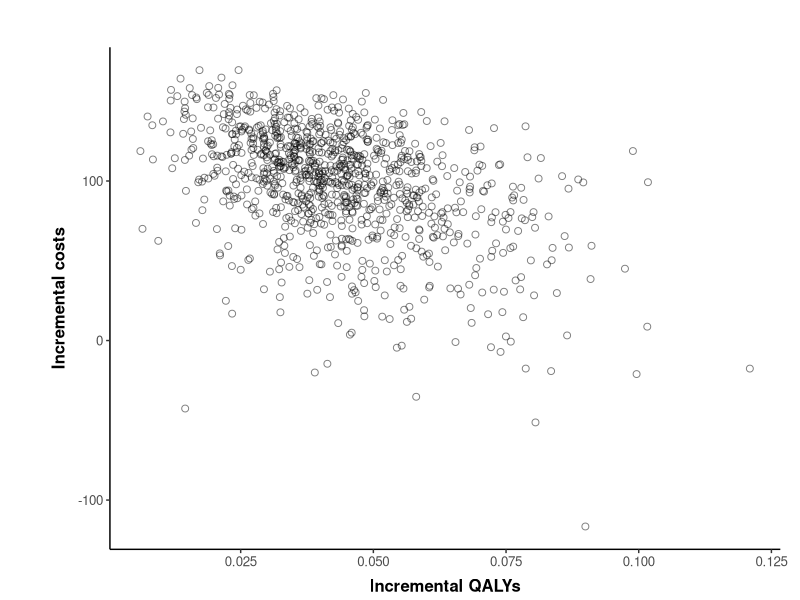
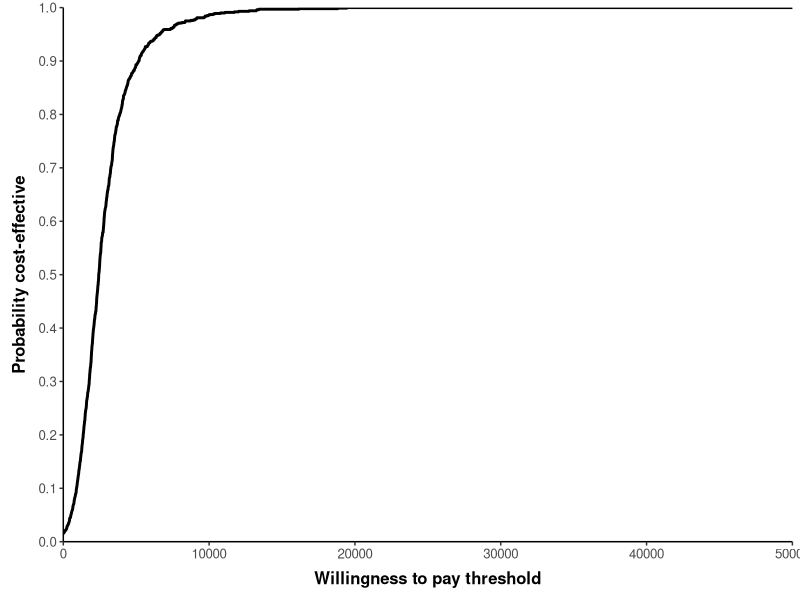
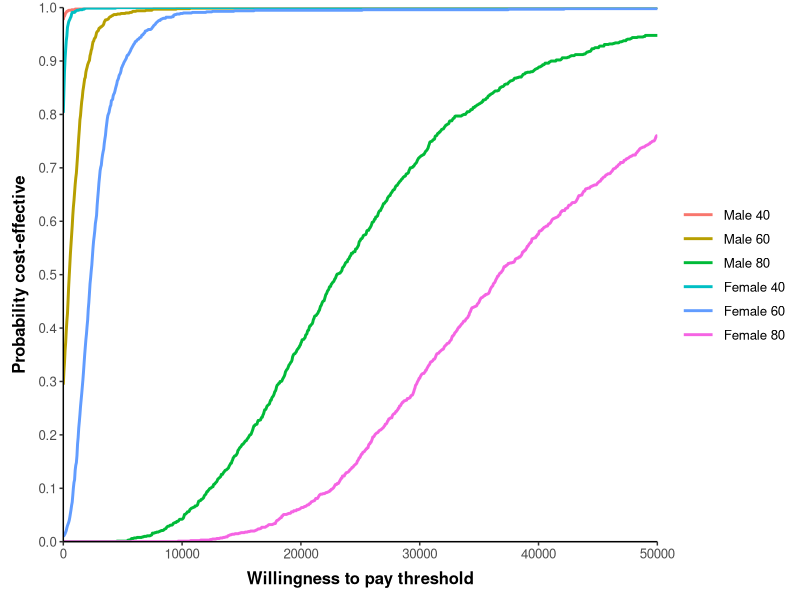

Reproduce these figures in R, in order.
############ THR model #########################

##### (1) Set-up Model ######

### Set working directory as the folder this is stored in
require("rstudioapi")
setwd(dirname(getActiveDocumentContext()$path)) # Set working directory to source file

### libraries
if(!require(ggplot2)) install.packages('ggplot2')
library(ggplot2)
if(!require(reshape2)) install.packages('reshape2')
library(reshape2)

#  Reading the data needed from csv files
life.table <- read.csv("life-table.csv", header=TRUE) ## importing lifetable
colnames(life.table) <- c("Age","Index","Males","Female") ## making sure column names are correct
hazards <- read.csv("hazardfunction.csv", header=TRUE) ## importing the hazard inputs from the regression analysis
cov.55 <- read.csv("cov55.csv",row.names=1,header=TRUE) ## importing the covariance matrix

### Structural inputs
state.names <- c("P-THR","successP-THR","R-THR","successR-THR","Death")
n.states <- length(state.names) # number of states in the model
seed <- c(1,0,0,0,0) #  Seed the starting states of the model
cycles <- 60 ## number of cycles running the model
cycle.v <- 1:cycles ## a vector of cycle numbers 1 - 60
dr.c <- 0.06 ## set the discount rate for costs (6%)
dr.o <- 0.015 ## set the discount rate for outcomes (15%)
discount.factor.c <- 1/(1+dr.c)^cycle.v ## the discount factor matrix
discount.factor.o <- 1/(1+dr.o)^cycle.v  ## discount factor matrix for utility 


##### (2) DETERMINISTIC PARAMETERS ######

# COSTS:
c.SP0 <- 394 ## Cost of standard prosthesis
c.NP1 <- 579 ## Cost of new prosthesis 1
c.primary <- 0  ## Cost of a primary THR procedure - set to 0 for this model 
c.success <- 0 ## Cost of success - set to 0 for this model


### (3) Define Hazard function ####

## Coefficients - on the log hazard scale
mn.lngamma <- hazards$coefficient[1] ## Ancilliary parameter in Weibull distribution - equivalent to lngamma coefficient
mn.cons <- hazards$coefficient[2] ##Constant in survival analysis for baseline hazard
mn.ageC <- hazards$coefficient[3] ## Age coefficient in survival analysis for baseline hazard
mn.maleC <- hazards$coefficient[4] ## Male coefficient in survival analysis for baseline hazard
mn.NP1 <- hazards$coefficient[5]
mn <- c(mn.lngamma, mn.cons,mn.ageC,mn.maleC,mn.NP1) ## vector of mean values from the regression analysis
cholm <- t(chol(t(cov.55))) ## lower triangle of the Cholesky decomposition


#### (4) Defining shape and scale parameters ####
mn.cRevision <- 5294 ## mean cost of revision surgery
se.cRevision <- 1487 ## standard error of cost of revision surgery
a.cRevision <- (mn.cRevision/se.cRevision)^2 ## alpha value for cost of revision surgery 
b.cRevision <- (se.cRevision^2)/mn.cRevision ## beta value for cost of revision surgery

###  Transition probabilities - alpha & beta values:
a.PTHR2dead <- 2 ## alpha value for operative mortality from primary surgery
b.PTHR2dead <- 100- a.PTHR2dead ## beta value for operative mortality from primary surgery
a.rrr <- 4   ## alpha value for re-revision risk
b.rrr <- 100-a.rrr  ## beta value for re-revision risk

##  UTILITIES:
# primary prosthesis
mn.uSuccessP <- 0.85 ## mean utility value for successful primary prosthesis
se.uSuccessP <- 0.03 ## standard errror utility value for successful primary prosthesis
ab.uSuccessP <- mn.uSuccessP*(1-mn.uSuccessP)/(se.uSuccessP^2)-1 ## estimating alpha plus beta (ab)
a.uSuccessP <- mn.uSuccessP*ab.uSuccessP ## estimating alpha (a)
b.uSuccessP <- a.uSuccessP*(1-mn.uSuccessP)/mn.uSuccessP ## estimating beta (b)
## revision surgery
mn.uSuccessR <- 0.75 ## mean utility value for having a successful Revision THR
se.uSuccessR <- 0.04 ## standard error utility value for having a successful Revision THR
ab.uSuccessR <- mn.uSuccessR*(1-mn.uSuccessR)/(se.uSuccessR^2)-1 ## alpha + beta (ab)
a.uSuccessR <- mn.uSuccessR*ab.uSuccessR ## alpha (a)
b.uSuccessR <- a.uSuccessR*(1-mn.uSuccessR)/mn.uSuccessR ## beta(b)
## during the revision period 
mn.uRevision <- 0.30 ## mean utility score during the revision period
se.uRevision <- 0.03 ## standard error utility score during the revision period
ab.uRevision <- mn.uRevision*(1-mn.uRevision)/(se.uRevision^2)-1 ## alpha + beta (ab)
a.uRevision  <- mn.uRevision*ab.uRevision ## alpha (a)
b.uRevision  <- a.uRevision*(1-mn.uRevision)/mn.uRevision ## beta(b)

#####**** (5) SAMPLE FUNCTION ******#####

sim.runs <- 1000 

psa.sampling <- function(age = 60, male = 0, sim.runs = 1000){
#### FUNCTION: sample probablistic parameters according to age and sex
#### INPUTS: age (numeric), male (0 for female, 1 for male), though 
  #### other variables which are defined above are called within the function
  ### e.g. cycles
#### OUTPUTS: a list with data frames and vectors for probablistic parameters 
  
###  Transition probabilities
tp.PTHR2dead <- rbeta(sim.runs, a.PTHR2dead, b.PTHR2dead) ## OMR following primary THR
tp.RTHR2dead <- rbeta(sim.runs, a.PTHR2dead, b.PTHR2dead)  ## OMR following revision THR
## creating a data.frame of sampled transition probabilites
omr.df <- data.frame(tp.PTHR2dead, tp.RTHR2dead) 
tp.rrr.vec <-rbeta(sim.runs, a.rrr, b.rrr) ## Re-revision risk transitions vector
###  Costs
c.revision.vec <- rgamma(sim.runs, shape=a.cRevision, scale=b.cRevision) ## Gamma distribution draw for cost of revision surgery
##  Utilities
uSuccessP <- rbeta(sim.runs, a.uSuccessP, b.uSuccessP) 
uSuccessR <- rbeta(sim.runs, a.uSuccessR, b.uSuccessR) 
uRevision <- rbeta(sim.runs, a.uRevision, b.uRevision) 
## Make a data frame to pass into the function
state.utilities.df <- data.frame(uprimary=rep(0, sim.runs), 
                                 uSuccessP, uRevision, uSuccessR,
                                 udeath=rep(0, sim.runs))

## (6) Hazard function sampling ####
z <- matrix(rnorm(5*sim.runs, 0, 1), nrow = sim.runs, ncol = 5) ## 5 random draws, by sim.runs
r.table <- matrix(0, nrow = sim.runs, ncol = 5)
colnames(r.table) <- c("lngamma", "cons", "age", "male", "NP1")

for(i in 1:sim.runs){
  Tz <- cholm %*% z[i,] 
  x <- mn + Tz 
  r.table[i,] <- x[,1]
}

r <- as.data.frame(r.table)
gamma.vec <- exp(r$lngamma)
lambda.vec <- exp(r$cons + age * r$age + male*r$male)
RR.vec <- exp(r$NP1)
survival.df <- data.frame(gamma.vec,lambda.vec)## creating a data.frame with the parameters

#### (7) Life-table sampling #####

# set life table values beased on age and sex (not probablistic but dependent on)
# age and sex variables chosen
current.age <- age + cycle.v ## a vector of cohort age throughout the model
interval <- findInterval(current.age, life.table$Index)
death.risk <- data.frame(age = current.age, males = life.table[interval,3], females = life.table[interval,4])
col.key <- 3-male 
mortality.vec <- death.risk[,col.key]

## combine outputs
sample.output <- list(RR.vec = RR.vec,
                      omr.df = omr.df,
                      tp.rrr.vec = tp.rrr.vec,
                      survival.df = survival.df,
                      c.revision.vec = c.revision.vec,
                       state.utilities.df = state.utilities.df,
                      mortality.vec = mortality.vec)
return(sample.output)
}

sample.output <- psa.sampling()

### (8) Defining outputs from sampling #####
RR.vec <- sample.output$RR.vec
omr.df <- sample.output$omr.df
tp.rrr.vec <- sample.output$tp.rrr.vec
survival.df <- sample.output$survival.df
c.revision.vec <- sample.output$c.revision.vec 
state.utilities.df <- sample.output$state.utilities.df 
mortality.vec <- sample.output$mortality.vec
## take a look at the above vectors and data.frames to see the samples produced
## these are defined out of the list here for use in the value of information analysis later on

####***** (9) THR MODEL FUNCTION ****#####
model.THR <- function(RR.NP1, ## from RR.vec
                      omr,  ## from omr.df
                      tp.rrr, ## from tp.rrr.vec
                      survival, ## from survival.df
                      c.revision, ## from c.revision.vec
                      state.util,## from state.utilities.df
                      mortality.vec) { ## background mortality based on life tables for age/sex combination
  ### FUNCTION: Run the THR model on the deterministic and probablistic parameters
  ## INPUTS: 3 data.frame rows (1 row from omr.df, survival.df & state.utilities.df) 
  ##        and 3 vector values (1 value from vectors; c.revision.vector, tp.rrr.vector, RR.vec)though 
  #### other variables which are defined above are called within the function
  ### e.g. cycles & age/sex are set in the psa.sampling function
  ## OUTPUTS: a labelled numeric output providing costs and qalys for SP0 and NP1, given the set of input parameters
  
  ## First, we need to unpack values from the data.frames provided to the function 
  # COSTS:
  state.costs<-c(c.primary, c.success, c.revision, c.success, 0) ## a vector with the costs for each state
  # UTILITIES:
  state.utilities <- unlist(state.util)
  # TRANSITIONS
  tp.PTHR2dead <- unlist(omr[1,1])
  tp.RTHR2dead <- unlist(omr[1,2])
  gamma <- unlist(survival[1,1])
  lambda <- unlist(survival[1,2])
  
  ### (10) Integrating revision and mortality risks #### 
  revision.risk.sp0 <- 1- exp(lambda * ((cycle.v-1) ^gamma-cycle.v ^gamma))
  revision.risk.np1 <- 1- exp(lambda * RR.NP1 * ((cycle.v-1) ^gamma-cycle.v ^gamma))
  # Transition arrays
  tm.SP0 <- array(data=0,dim=c(n.states, n.states, cycles),
                  dimnames= list(state.names, state.names, 1:cycles)) ## an empty array of dimenions (number of states, number of states, number of cycles)
  # Now using vectorisation to complete this 
  tm.SP0["P-THR","Death",] <- tp.PTHR2dead 
  tm.SP0["P-THR","successP-THR",] <- 1 - tp.PTHR2dead 
  tm.SP0["successP-THR","R-THR",] <- revision.risk.sp0 
  tm.SP0["successP-THR","Death",] <- mortality.vec
  tm.SP0["successP-THR","successP-THR",] <- 1 - revision.risk.sp0 - mortality.vec
  tm.SP0["R-THR","Death",] <- tp.RTHR2dead + mortality.vec
  tm.SP0["R-THR","successR-THR",] <- 1 - tp.RTHR2dead - mortality.vec
  tm.SP0["successR-THR","R-THR",] <- tp.rrr
  tm.SP0["successR-THR","Death",] <- mortality.vec
  tm.SP0["successR-THR","successR-THR",] <- 1 - tp.rrr - mortality.vec
  tm.SP0["Death","Death",] <- 1 
  #  Create a trace for the standard prosthesis arm
  trace.SP0 <- matrix(data=0, nrow=cycles, ncol=n.states)
  colnames(trace.SP0) <- state.names
  
  trace.SP0[1,] <- seed%*%tm.SP0[,,1]
  
  for (i in 2:cycles) trace.SP0[i,] <- trace.SP0[i-1,]%*%tm.SP0[,,i]
  #### (11)  NP1 ARM #####
  tm.NP1 <- array(data=0,dim=c(n.states, n.states, cycles),
                  dimnames= list(state.names, state.names, 1:cycles)) ## an empty array of dimenions (number of states, number of states, number of cycles)
  ## naming all dimensions
  ### create a loop that creates a time dependent transition matrix for each cycle
  tm.NP1["P-THR","Death",] <- tp.PTHR2dead ## Primary THR either enter the death state or.. or..
  tm.NP1["P-THR","successP-THR",] <- 1 - tp.PTHR2dead ## they go into the success THR state 
  tm.NP1["successP-THR","R-THR",] <- revision.risk.np1 ## revision risk with NP1 treatment arm 
  tm.NP1["successP-THR","Death",] <- mortality.vec
  tm.NP1["successP-THR","successP-THR",] <- 1 - revision.risk.np1 - mortality.vec
  tm.NP1["R-THR","Death",] <- tp.RTHR2dead + mortality.vec
  tm.NP1["R-THR","successR-THR",] <- 1 - tp.RTHR2dead - mortality.vec
  tm.NP1["successR-THR","R-THR",] <- tp.rrr
  tm.NP1["successR-THR","Death",] <- mortality.vec[i]
  tm.NP1["successR-THR","successR-THR",] <- 1 - tp.rrr - mortality.vec
  tm.NP1["Death","Death",] <- 1 
  
  #  Create a trace for the standard prosthesis arm
  trace.NP1 <- matrix(data=0,nrow=cycles,ncol=n.states)
  colnames(trace.NP1) <- state.names
  trace.NP1[1,] <- seed%*%tm.NP1[,,1]
  for (i in 2:cycles) trace.NP1[i,] <- trace.NP1[i-1,]%*%tm.NP1[,,i]
  
  #### (12) Analysis #####
  # COST #
  cost.SP0 <- trace.SP0%*%state.costs  
  disc.cost.SP0 <- (discount.factor.c%*%cost.SP0) + c.SP0   
  cost.NP1 <- trace.NP1%*%state.costs  
  disc.cost.NP1 <- (discount.factor.c%*%cost.NP1) + c.NP1 
  
  # QALYS #
  QALYs.SP0 <- trace.SP0%*%state.utilities ## utility per cycle
  disc.QALYs.SP0 <- colSums(discount.factor.o%*%QALYs.SP0) ## total discounted utility
  QALYs.NP1 <- trace.NP1%*%state.utilities ## utility per cycle
  disc.QALYs.NP1 <- colSums(discount.factor.o%*%QALYs.NP1) ## total discounted utility
  
  output <- c(cost.SP0 = disc.cost.SP0,
              qalys.SP0 = disc.QALYs.SP0,
              cost.NP1 = disc.cost.NP1,
              qalys.NP1 = disc.QALYs.NP1,
              inc.cost = disc.cost.NP1 - disc.cost.SP0,
              inc.qalys = disc.QALYs.NP1 - disc.QALYs.SP0)
  
  return(output)
  
}

#### (13) Running the simulations ########

## creating an empty data.frame for simulation results to fill:
simulation.results <- data.frame("cost.SP0" = rep(as.numeric(NA), sim.runs), ## use the rep() function to create sim.runs rows of values
                                 "qalys.SP0"= rep(as.numeric(NA),sim.runs),
                                 "cost.NP1" = rep(as.numeric(NA),sim.runs),
                                 "qalys.NP1" = rep(as.numeric(NA), sim.runs),
                                 "inc.cost" = rep(as.numeric(NA),sim.runs),
                                 "inc.qalys"=  rep(as.numeric(NA),sim.runs))


## running the simulations and filling the simulation.results data.frame:
for(i in 1:sim.runs){
  simulation.results[i,] <-model.THR(RR.vec[i], omr.df[i,],  
                                     tp.rrr.vec[i], survival.df[i,],
                                      c.revision.vec[i], 
                                     state.utilities.df[i,], mortality.vec) 
  
}


### (14) Estimating average net monetary benefit ####

p.CE<-function(WTP, simulation.results) {# Estimate the probability of cost-effectiveness for a given willingness-to-pay ceiling ratio
  ## a function that estimates the probability of the new intervention
  # being cost-effective 
  # INPUTS: WTP = willingness to pay value (numeric)
  #         simulation.results = a data.frame output of PSA simulations which includes
  #         columns names "inc.qalys" and "inc.cost"   
  # OUTPUTS: A numeric value specifying the probability of cost-effectiveness given the inputs
  nmb <- simulation.results[,"inc.qalys"]*WTP - simulation.results[,"inc.cost"] ## vector of NMB estimates for each simulation length 1:sim.runs
  CE <- nmb>0   ## vector of TRUE/FALSE for each simulation length 1:sim.runs
  probCE<- mean(CE) ## the mean value of TRUE (=1) and FALSE (=0)
  return(probCE)
}

# Generate CEAC table
WTP.values <- seq(from = 0, to = 50000, by = 10) ## use the seq() function to get a vector of specified numeric values
CEAC <- data.frame(WTP = WTP.values, 
                   pCE = rep(as.numeric(NA),length(WTP.values)))

for (i in 1:length(WTP.values)) {
  CEAC[i,"pCE"]<- p.CE(CEAC[i,"WTP"], simulation.results)
}

##### (15) Subgroup Analyses ######

# CREATE ARRAY TO STORE THE RESULTS OF THE MODEL IN EACH SUBGROUP
subgroups.names <- c("Male 40", "Male 60", "Male 80", "Female 40", "Female 60", "Female 80")
subgroups.n <- length(subgroups.names)
simulation.subgroups <- array(data = 0, dim = c(sim.runs, length(colnames(simulation.results)), subgroups.n),
                              dimnames = list(1:sim.runs, colnames(simulation.results),subgroups.names))

# Run model for each subgroup, inputting the age and sex into the function, and record results within the array
sample.sub <- list()
sample.sub[[1]]<- psa.sampling(age = 40, male = 1)
sample.sub[[2]]<- psa.sampling(age = 60, male = 1)
sample.sub[[3]]<- psa.sampling(age = 80, male = 1)
sample.sub[[4]]<- psa.sampling(age = 40, male = 0)
sample.sub[[5]]<- psa.sampling(age = 60, male = 0)
sample.sub[[6]]<- psa.sampling(age = 80, male = 0)

for(i in 1:sim.runs){ 
  for(j in 1:6){ ## column = each subgroup
  simulation.subgroups[i,,j] <- model.THR(sample.sub[[j]]$RR.vec[i], sample.sub[[j]]$omr.df[i,],  sample.sub[[j]]$tp.rrr.vec[i], 
                                                                   sample.sub[[j]]$survival.df[i,],sample.sub[[j]]$c.revision.vec[i], 
                                                                   sample.sub[[j]]$state.utilities.df[i,], mortality.vec = sample.sub[[j]]$mortality.vec)
  }
}

# Create a CEAC table with lambda value sequence
WTP.values <- seq(from = 0, to = 50000, by = 50)
CEAC.subgroups <- matrix(data= as.numeric(NA), nrow=length(WTP.values), ncol=subgroups.n + 1)
CEAC.subgroups <- as.data.frame(CEAC.subgroups)
colnames(CEAC.subgroups) <- c("WTP", subgroups.names)
# Estimate probability cost-effective for all subgroups
for (i in 1:length(WTP.values)) {
  CEAC.subgroups[i,1]<-WTP.values[i]
  CEAC.subgroups[i,2]<-p.CE(WTP.values[i], simulation.subgroups[,,1])
  CEAC.subgroups[i,3]<-p.CE(WTP.values[i], simulation.subgroups[,,2])
  CEAC.subgroups[i,4]<-p.CE(WTP.values[i], simulation.subgroups[,,3])
  CEAC.subgroups[i,5]<-p.CE(WTP.values[i], simulation.subgroups[,,4])
  CEAC.subgroups[i,6]<-p.CE(WTP.values[i], simulation.subgroups[,,5])
  CEAC.subgroups[i,7]<-p.CE(WTP.values[i], simulation.subgroups[,,6])
}
  
  
######***PLOTS****#####################
  
  #### (16) COST-EFFECTIVENESS PLANE #####
  ## Plotting:
  xlabel = "Incremental QALYs"
  ylabel = "Incremental costs"
  ggplot(simulation.results) + 
    geom_point(shape = 21, size = 2, colour = "black", fill = NA, alpha = 0.5, aes(x=inc.qalys, y=inc.cost)) + 
    labs(x = xlabel, text = element_text(size=10)) + labs (y = ylabel, text = element_text(size=10)) + theme_classic() +
    theme(legend.title = element_blank(), axis.title=element_text(face="bold"), 
          axis.title.x = element_text(margin = margin(t = 7, r = 0, b = 3, l = 0)), 
          axis.title.y = element_text(margin = margin(t = 0, r = 7, b = 0, l = 3)), 
          panel.grid.major = element_blank(), panel.grid.minor = element_blank(), 
          legend.key.width=unit(1.8,"line"), text = element_text(size=12),
          plot.margin=unit(c(1.2,0.5,0,1.2),"cm"))
  
  
  ## plotting:
  xlabel = "Willingness to pay threshold"
  ylabel = "Probability cost-effective"
  ggplot(CEAC) + geom_line(aes(x=WTP, y=pCE), size=1) + 
    labs(x = xlabel, text = element_text(size=10)) + labs(y = ylabel, text = element_text(size=10)) + theme_classic() +
    theme(legend.title = element_blank(), axis.title=element_text(face="bold"), 
          axis.title.x = element_text(margin = margin(t = 7, r = 0, b = 3, l = 0)), 
          axis.title.y = element_text(margin = margin(t = 0, r = 7, b = 0, l = 3)), 
          panel.grid.major = element_blank(), panel.grid.minor = element_blank(), 
          legend.key.width=unit(1.8,"line"), text = element_text(size=12)) + 
    scale_x_continuous(expand = c(0, 0.1)) + 
    scale_y_continuous(limits = c(0,1), breaks=seq(0,1,0.1), expand = c(0, 0))
  
  ### (17) COST-EFFECTIVENESS ACCEPTABILITY CURVES ####
  ## To plot the CEAC for subgroups We need to reshape the data from wide to long to use in ggplot 
  CEAC.subgroups.long <- melt(CEAC.subgroups, id.vars = c("WTP"))
  colnames(CEAC.subgroups.long) <- c("WTP", "group", "pCE")
  ## plotting:
  xlabel = "Willingness to pay threshold"
  ylabel = "Probability cost-effective"
  ggplot(CEAC.subgroups.long) + geom_line(aes(x=WTP, y=pCE, color=group), size=1) + 
    labs(x = xlabel, text = element_text(size=10)) + labs(y = ylabel, text = element_text(size=10)) + theme_classic() +
    theme(legend.title = element_blank(), axis.title=element_text(face="bold"), 
          axis.title.x = element_text(margin = margin(t = 7, r = 0, b = 3, l = 0)), 
          axis.title.y = element_text(margin = margin(t = 0, r = 7, b = 0, l = 3)), 
          panel.grid.major = element_blank(), panel.grid.minor = element_blank(), 
          legend.key.width=unit(1.8,"line"), text = element_text(size=12)) + 
    scale_x_continuous(expand = c(0, 0.1)) + 
    scale_y_continuous(limits = c(0,1), breaks=seq(0,1,0.1), expand = c(0, 0))
